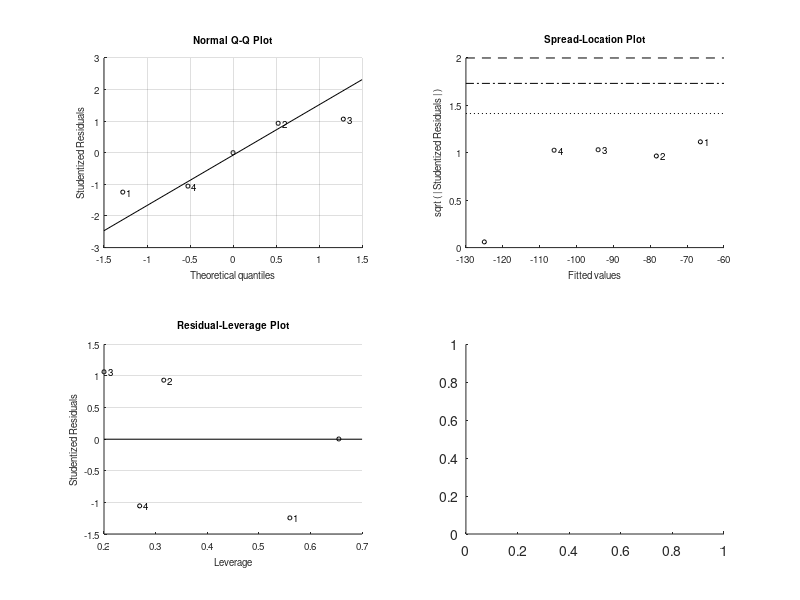

The MATLAB source for this figure: (Note: this script raises an error after producing the figure.)
close all; d=log10([10;20;50;100;300]); P=[-70;-75;-90;-110;-125]; plot(fitlm(d,P)); xlabel('Log Dist'); ylabel('Loss'); % Fit & Plot
X=[ones(5,1), d]; C=(X'*X)\(X'*P) % Manual Regression
